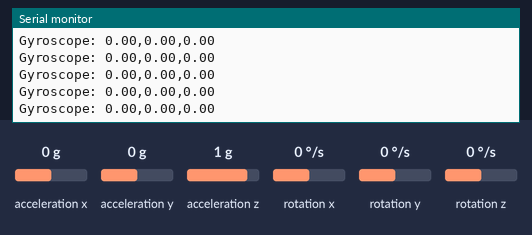
A program run on a simulated Arduino Mega 2560, built with avr-gcc and run on an emulated ATmega2560. Parts: the last lines printed to the serial monitor. Wiring (inferred from the names in the program): MPU-6050 motion sensor at I2C address 0x68. The test bench sets the inputs (shaded band); at power-on: acceleration x 0 g, acceleration y 0 g, acceleration z 1 g, rotation x 0 °/s, rotation y 0 °/s, rotation z 0 °/s.

Above: at 12.9 s.
13.0 s: acceleration x set to -1.4 g
At 13.8 s:
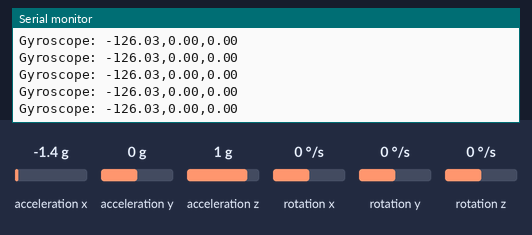
16.0 s: acceleration y set to -1.4 g
At 16.5 s:
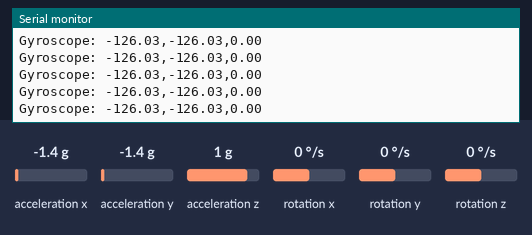
19.0 s: acceleration z set to -1.4 g
At 20.1 s:
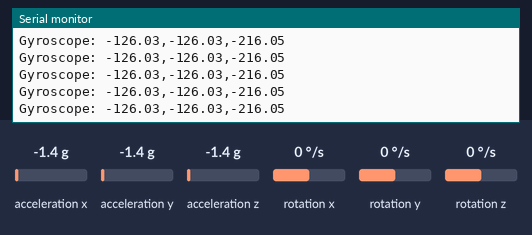
22.0 s: acceleration x set to -0.8 g
At 23.0 s:
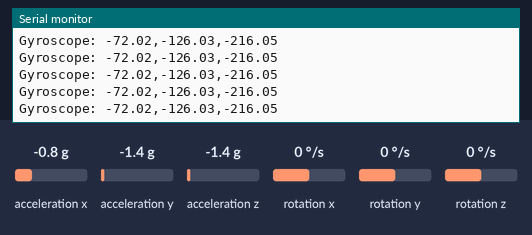
25.0 s: acceleration y set to -0.8 g
At 25.7 s:
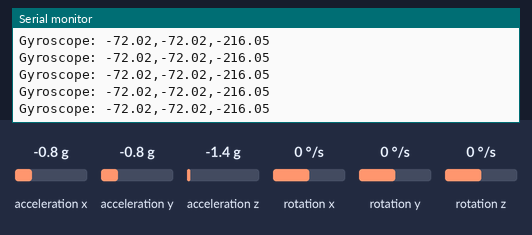
Timing chart, 0 to 28.0 s (numbered marks = the images above; inputs shaded):
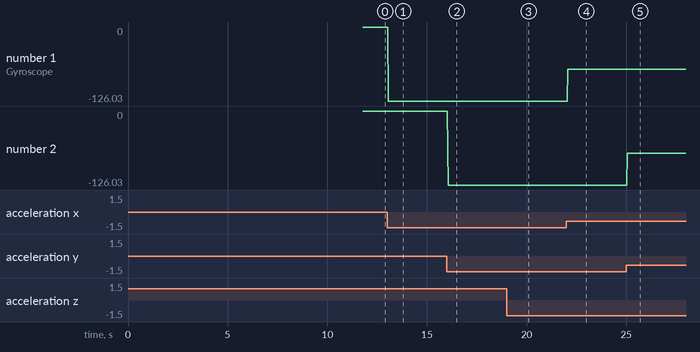

The program:

main.cpp
```cpp
//open serial plotter in arduino application to see plots
#include <Arduino.h>
#include <wire.h>
#include <math.h>

const int MPU=0x68; //I2C address of the MPU-6050
float GyX,GyY,GyZ;
float xCal,yCal,zCal;
const int step = 10;
const int cal_steps = 1000;
const int to_degrees = 182;
void calibrate();

void setup()
{
    Wire.begin(); //initiate wire library and I2C
    Wire.beginTransmission(MPU); //begin transmission to I2C slave device
    Wire.write(0x6B); // PWR_MGMT_1 register
    Wire.write(0); // set to zero (wakes up the MPU-6050)
    Wire.endTransmission(true); //ends transmission to I2C slave device
    Serial.begin(9600); //serial communication at 9600 bauds
    calibrate();
}

void loop()
{
    Wire.beginTransmission(MPU); //begin transmission to I2C slave device
    Wire.write(0x3B); // starting with register 0x3B (ACCEL_XOUT_H)
    Wire.endTransmission(false); //restarts transmission to I2C slave device
    Wire.requestFrom(MPU,14,true); //request 14 registers in total

    //read accelerometer data
    //AcX=Wire.read()<<8|Wire.read(); // 0x3B (ACCEL_XOUT_H) 0x3C (ACCEL_XOUT_L)
    //AcY=Wire.read()<<8|Wire.read(); // 0x3D (ACCEL_YOUT_H) 0x3E (ACCEL_YOUT_L)
    //AcZ=Wire.read()<<8|Wire.read(); // 0x3F (ACCEL_ZOUT_H) 0x40 (ACCEL_ZOUT_L)

    //read temperature data
    //Tmp=Wire.read()<<8|Wire.read(); // 0x41 (TEMP_OUT_H) 0x42 (TEMP_OUT_L)

    //read gyroscope data
    GyX=Wire.read()<<8|Wire.read();// 0x43 (GYRO_XOUT_H) 0x44 (GYRO_XOUT_L)
    GyY=Wire.read()<<8|Wire.read();// 0x45 (GYRO_YOUT_H) 0x46 (GYRO_YOUT_L)
    GyZ=Wire.read()<<8|Wire.read();// 0x47 (GYRO_ZOUT_H) 0x48 (GYRO_ZOUT_L)

    GyX = (GyX + xCal)/to_degrees;
    GyY = (GyY + yCal)/to_degrees;
    GyZ = (GyZ + zCal)/to_degrees;

//#TODO: plot accelerometer data and then modify numbers based on gyroscopic position so accelerometer is always plotting in my in my reference frame


    Serial.print("Gyroscope: ");
    Serial.print(GyX);
    Serial.print(",");
    Serial.print(GyY);
    Serial.print(",");
    Serial.println(GyZ);
    delay(step);
}

void calibrate()
    {
    xCal = 0;
    yCal = 0;
    zCal = 0;

    for (int i = 1; i <= cal_steps; i++)
    {
        Wire.beginTransmission(MPU); //begin transmission to I2C slave device
        Wire.write(0x3B); // starting with register 0x3B (ACCEL_XOUT_H)
        Wire.endTransmission(false); //restarts transmission to I2C slave device
        Wire.requestFrom(MPU,14,true); //request 14 registers in total
        GyX=Wire.read()<<8|Wire.read();
        GyY=Wire.read()<<8|Wire.read();
        GyZ=Wire.read()<<8|Wire.read();
        xCal -= GyX;
        yCal -= GyY;
        zCal -= GyZ;
        delay(step);
    }

    xCal = xCal/cal_steps;
    yCal = yCal/cal_steps;
    zCal = zCal/cal_steps;
    //Serial.println(xCal);
    //Serial.println(yCal);
    //Serial.println(zCal);
    }
```

Measured:
- after the input at 13.0 s, the serial monitor: prints a new line after 0.06 s (image 1)
- after the input at 16.0 s, the serial monitor: prints a new line after 0.06 s (image 2)
- after the input at 19.0 s, the serial monitor: prints a new line after 0.08 s (image 3)
- after the input at 22.0 s, the serial monitor: prints a new line after 0.07 s (image 4)
- after the input at 25.0 s, the serial monitor: prints a new line after 0.06 s (image 5)
- plotted number 1: 0 → -126.03 after the input at 13.0 s, -126.03 → -72.02 after the input at 22.0 s
